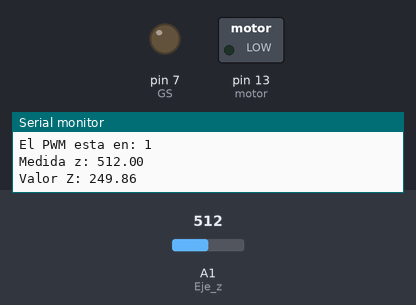
Recording of a sketch running on a simulated Arduino Uno, built with avr-gcc and run on an emulated ATmega328P. Shown: switched loads named in the sketch (green lamp = pin HIGH), output pins drawn as LEDs (lit = HIGH), the last lines printed to the serial monitor. Inputs (shaded band) come from the test bench; at power-on: A1 (Eje_z) = 512. Pins used as bus, display or sensor lines are not drawn.

Above: at 1.2 s.
1.3 s: A1 (Eje_z) set to 306
At 31.6 s:
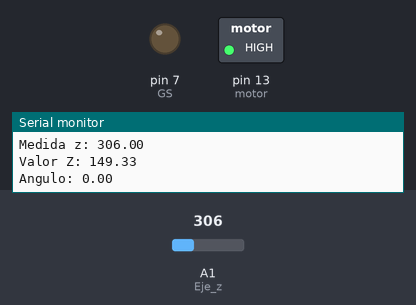
Timing chart, 0 to 32.2 s (numbered marks = the images above; inputs shaded):
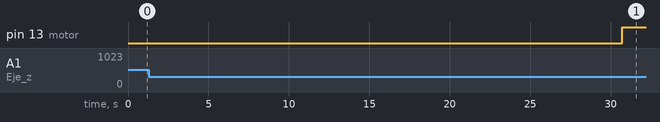

The sketch:

Test_1.0.ino
```cpp
// ANTES QUE NADA TENGO QUE PROBAR EL MOTOR CON EL PWM PARA VER LOS VALORES QUE LO MANTIENEN

//------------------------------VARIABLES Y FUNCIONES------------------------------
void initHardware();
float Medir(int puerto);
float Angle(float Value);
void Act_PWM(int Speed);
void Speed_Up();
void Speed_Down();
void start();


int Eje_z = A1;
int Sleep = 6;
int GS = 7;
int motor = 13;
int led = 12;

int Vel_start = 100;            //Ver a que velocidad enciende el motor
float Value_z = 0.0;
float Angle_t = 0.0;

float Data_User = 0.0;          //Variable usada para hardcodear un valor de angulo
int PWM_speed = 0;              //Va a ser usada como "bandera" de la velocidad actual del motor

//------------------------------SETUP------------------------------
void setup() {
  initHardware();

  Serial.println("..........WELCOME..........");
}


//------------------------------LOOP------------------------------
void loop() {

  Value_z = Medir(Eje_z);
  Serial.print("Valor Z: ");Serial.println(Value_z);

  Angle_t = Angle(Value_z);
  Serial.print("Angulo: ");Serial.println(Angle_t);

  Serial.println();


  Data_User = 45.0;

  if (Data_User > Angle_t){
    // Tengo que subir
    Speed_Up();
    Serial.println("Subiendo velocidad");
  }
  else if(Data_User < Angle_t){
    // Tengo que bajar
    Speed_Down();
    Serial.println("Bajando velocidad");
  }
  else if(Data_User == Angle_t){
    Serial.println("Estabilizado");
  }


  Serial.print("El PWM esta en: ");Serial.println(PWM_speed);

  Serial.println();
  //delay(1000);
}


//------------------------------FUNCIÓN initHardware------------------------------
void initHardware(){
  Serial.begin(9600);

  pinMode(Eje_z, INPUT);
  pinMode(Sleep, OUTPUT);         //Sleep
  pinMode(GS, OUTPUT);            //Sense Select

  digitalWrite(Sleep, HIGH);
  digitalWrite(GS, LOW);

  pinMode(motor, OUTPUT);
}

//------------------------------FUNCIÓN initHardware------------------------------
void start(){
  for (int i = 0; i < Vel_start; i++) {
    analogWrite(motor, i);
  }
  digitalWrite(led, LOW);
  digitalWrite(led, HIGH);
  delay(500);
  digitalWrite(led, LOW);
  delay(500);
  digitalWrite(led, HIGH);
}

//------------------------------FUNCIÓN Medir------------------------------
float Medir(int puerto){
  float Value = 0.0;

  Value = analogRead(puerto);
  Serial.print("Medida z: ");
  Serial.println(Value);


  Value = Value * 488;
  Value = Value / 1000;

  return Value;
 }

//------------------------------FUNCIÓN Angle------------------------------
 float Angle(float Value){
  float aux = 0.0;
  float ang = 0.0;

  aux = Value - 165;
  if (aux > 85){
    aux = 85;
  }
  if(aux < 0){
    aux = 0;
  }

  ang = (aux * 100) /60;

  return ang;
 }

//------------------------------FUNCIÓN Speed_Up------------------------------
 void Speed_Up(){
   if (PWM_speed > 255) {               //Velocidad que asegure que no se va a la bosta
     PWM_speed = 255;
   }
   else{
     PWM_speed++;
   }
   delay(200);
   analogWrite(motor,PWM_speed);
 }


 //------------------------------FUNCIÓN Speed_Up------------------------------
  void Speed_Down(){
    if (PWM_speed < 1) {               //Velocidad que asegure que no se va a la bosta
      PWM_speed = 1;
    }
    else{
      PWM_speed--;
    }
    delay(200);
    analogWrite(motor,PWM_speed);
  }
```

Measured:
- after the input at 1.3 s, pin 13 (motor): LOW → HIGH after 29.4 s
